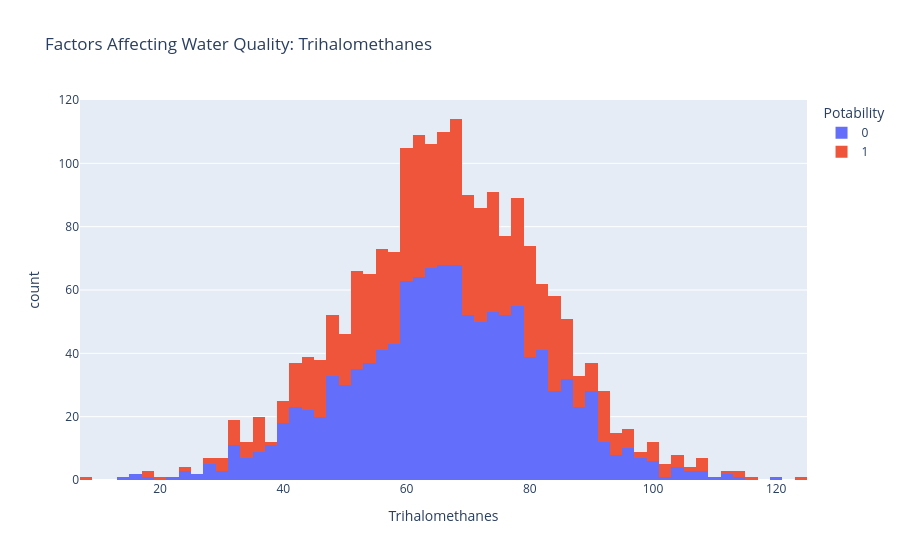

The code cell stored with this chart in its notebook:
### Code cell
import plotly.express as px
data = data
figure = px.histogram(
    data,
    x="Trihalomethanes",
    color="Potability",
    title="Factors Affecting Water Quality: Trihalomethanes"
)
figure.show()

### Figure 1 — Plotly figure (JSON) as saved in the notebook; plotly's stock layout.template omitted (floating-point values rounded to 4 significant figures; data arrays with more than 128 entries replaced by an {"elided": "..."} marker saying what was removed)
{"data": [{"bingroup": "x", "hovertemplate": "Potability=0<br>Trihalomethanes=%{x}<br>count=%{y}<extra></extra>", "legendgroup": "0", "marker": {"color": "#636efa", "pattern": {"shape": ""}}, "name": "0", "orientation": "v", "showlegend": true, "type": "histogram", "x": {"elided": "1200 float values"}, "xaxis": "x", "yaxis": "y"}, {"bingroup": "x", "hovertemplate": "Potability=1<br>Trihalomethanes=%{x}<br>count=%{y}<extra></extra>", "legendgroup": "1", "marker": {"color": "#EF553B", "pattern": {"shape": ""}}, "name": "1", "orientation": "v", "showlegend": true, "type": "histogram", "x": {"elided": "811 float values"}, "xaxis": "x", "yaxis": "y"}], "layout": {"barmode": "relative", "legend": {"title": {"text": "Potability"}, "tracegroupgap": 0}, "title": {"text": "Factors Affecting Water Quality: Trihalomethanes"}, "xaxis": {"anchor": "y", "domain": [0, 1], "title": {"text": "Trihalomethanes"}}, "yaxis": {"anchor": "x", "domain": [0, 1], "title": {"text": "count"}}}}
